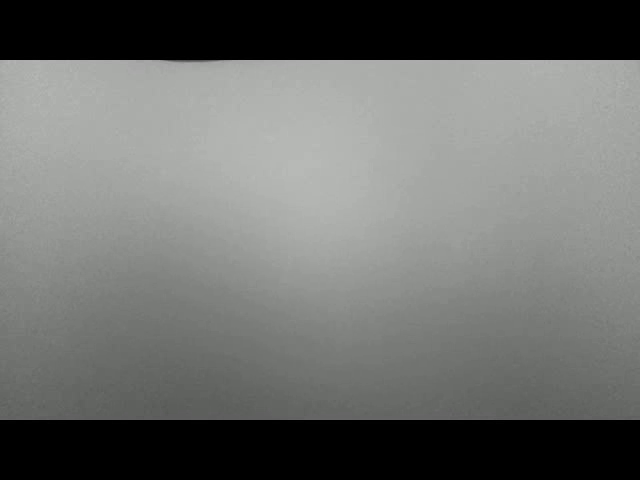
#> input picture frame 18 of opencv/alberto-fernandaz/img-procesing/Chapter03/01-chapter-content/test_back.avi, 640 x 480 px, given in place of cars.mp4, which was not available
$ python moveCount.py
#> lines starting #> are read from the running program, lines starting #| are printed output that depends on the picture
'''
OpenCV: A Simple Approach to Counting Cars
https://www.learnpythonwithrune.org/opencv-counting-cars-a-simple-approach/
https://www.learnpythonwithrune.org/start-opencv-with-python/
 '''
import cv2
import numpy as np
import getpass
import imutils

#BASE_FOLDER = 'C:/Users/'+ getpass.getuser() +'/Pictures/Saved Pictures/'

BASE_FOLDER = 'C:/Users/'+ getpass.getuser() +'/Videos/Captures/'
vid_name = "cars.mp4"
path = BASE_FOLDER + vid_name
print(path)

class Box:
    def __init__(self, start_point, width_height):
        self.start_point = start_point
        self.end_point = (start_point[0] + width_height[0], start_point[1] + width_height[1])
        self.counter = 0
        self.frame_countdown = 0

    def overlap(self, start_point, end_point):
        if self.start_point[0] >= end_point[0] or self.end_point[0] <= start_point[0] or \
                self.start_point[1] >= end_point[1] or self.end_point[1] <= start_point[1]:
            return False
        else:
            return True


cap = cv2.VideoCapture(path)
#cap = cv2.VideoCapture(0)
cap.set(cv2.CAP_PROP_FRAME_WIDTH, 640)
cap.set(cv2.CAP_PROP_FRAME_HEIGHT, 480)

# We will keep the last frame in order to see if there has been any movement
last_frame = None

# To build a text string with counting status
text = ""

# The boxes we want to count moving objects in
boxes = []
boxes.append(Box((200, 420), (300, 120)))#Left side of road
boxes.append(Box((730, 420), (300, 120)))#right side of road

while cap.isOpened():
    ret, frame = cap.read()
#> frame is the input picture: shape (480, 640, 3); mean B, G, R 107.7, 109.8, 108.4

    if ret==False:
        print("End of video")

        break
   # Processing of frames are done in gray
    gray = cv2.cvtColor(frame, cv2.COLOR_BGR2GRAY)
    # We blur it to minimize reaction to small details
    gray = cv2.GaussianBlur(gray, (21, 21), 0)
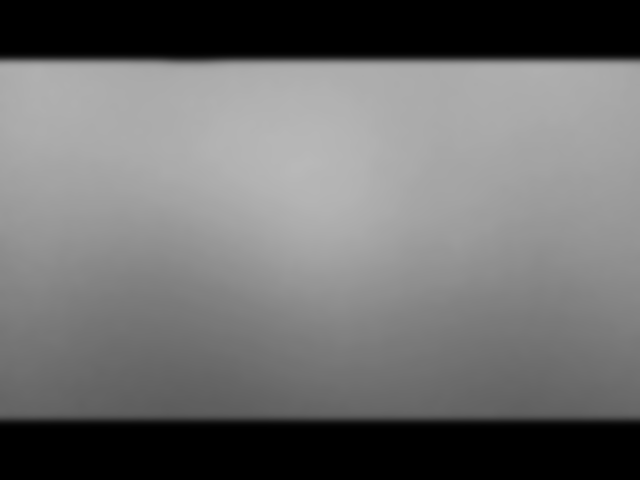
#> gray: shape (480, 640); min 0, max 184, mean 109.1

    # Need to check if we have a last_frame, if not get it
    if last_frame is None:
        last_frame = gray
        continue
    # Get the difference from last_frame
    delta_frame = cv2.absdiff(last_frame, gray)
    last_frame = gray
    # Have some threshold on what is enough movement
    thresh = cv2.threshold(delta_frame, 25, 255, cv2.THRESH_BINARY)[1]
    # This dilates with two iterations
    thresh = cv2.dilate(thresh, None, iterations=2)
    # Returns a list of objects
    contours = cv2.findContours(thresh.copy(), cv2.RETR_EXTERNAL, cv2.CHAIN_APPROX_SIMPLE)
    # Converts it
    contours = imutils.grab_contours(contours)


    # Loops over all objects found
    for contour in contours:
        # Skip if contour is small (can be adjusted)
        if cv2.contourArea(contour) < 500:
            continue

        # Get's a bounding box and puts it on the frame
        (x, y, w, h) = cv2.boundingRect(contour)
        cv2.rectangle(frame, (x, y), (x + w, y + h), (0, 255, 0), 2)

        # The text string we will build up
        text = "Cars:"
        # Go through all the boxes
        for box in boxes:
            box.frame_countdown -= 1
            if box.overlap((x, y), (x + w, y + h)):
                if box.frame_countdown <= 0:
                    box.counter += 1
                # The number might be adjusted, it is just set based on my settings
                box.frame_countdown = 20
            text += " (" + str(box.counter) + " ," + str(box.frame_countdown) + ")"

    # Set the text string we build up
    cv2.putText(frame, text, (10, 20), cv2.FONT_HERSHEY_PLAIN, 2, (0, 255, 0), 2)

    # Let's also insert the boxes
    for box in boxes:
        cv2.rectangle(frame, box.start_point, box.end_point, (255, 255, 255), 2)

    # Let's show the frame in our window
    cv2.imshow("Car counter", frame)

    if cv2.waitKey(1) & 0xFF == ord('q'):
        break

cap.release()
cv2.destroyAllWindows()

$ run again, starting later in the video
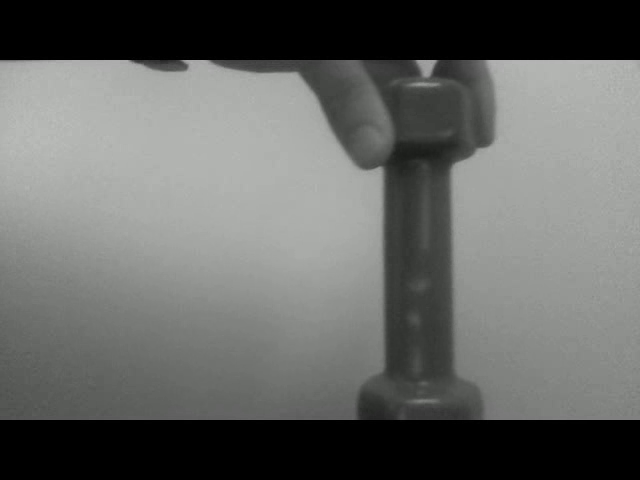
#> input picture frame 83 of opencv/alberto-fernandaz/img-procesing/Chapter03/01-chapter-content/test_back.avi, 640 x 480 px, given in place of cars.mp4, which was not available
#> frame is the input picture: shape (480, 640, 3); mean B, G, R 100.7, 102.8, 101.4
#> `gray = cv2.GaussianBlur(gray, (21, 21), 0)`:
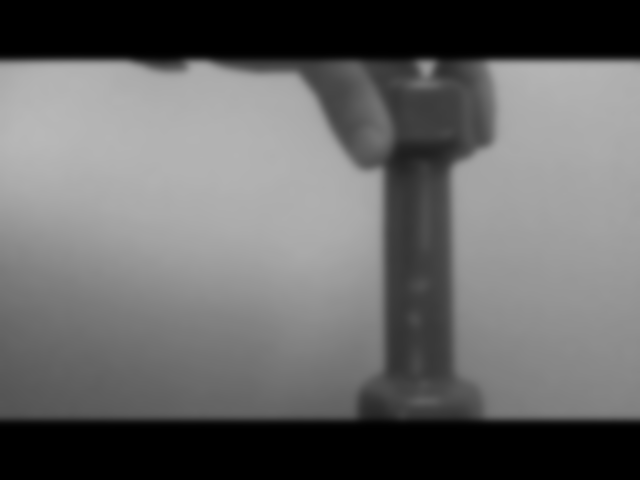
#> gray: shape (480, 640); min 0, max 184, mean 102.1

$ run again, starting later in the video
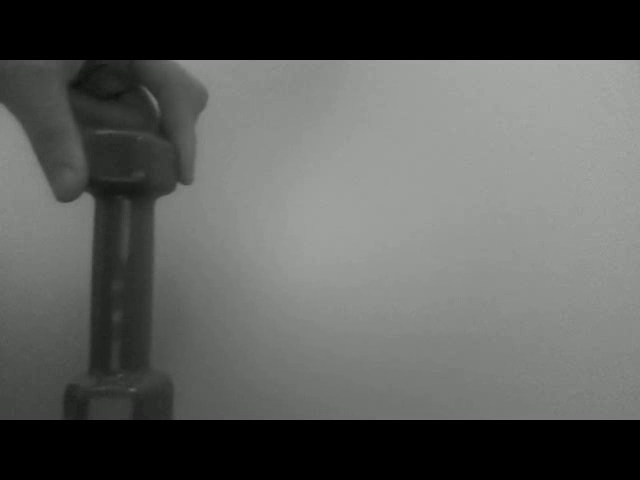
#> input picture frame 148 of opencv/alberto-fernandaz/img-procesing/Chapter03/01-chapter-content/test_back.avi, 640 x 480 px, given in place of cars.mp4, which was not available
#> frame is the input picture: shape (480, 640, 3); mean B, G, R 90, 92.2, 90.7
#> `gray = cv2.GaussianBlur(gray, (21, 21), 0)`:
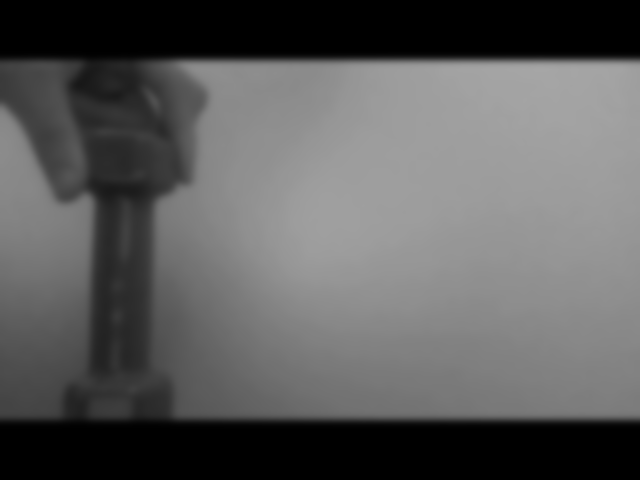
#> gray: shape (480, 640); min 0, max 166, mean 91.4
